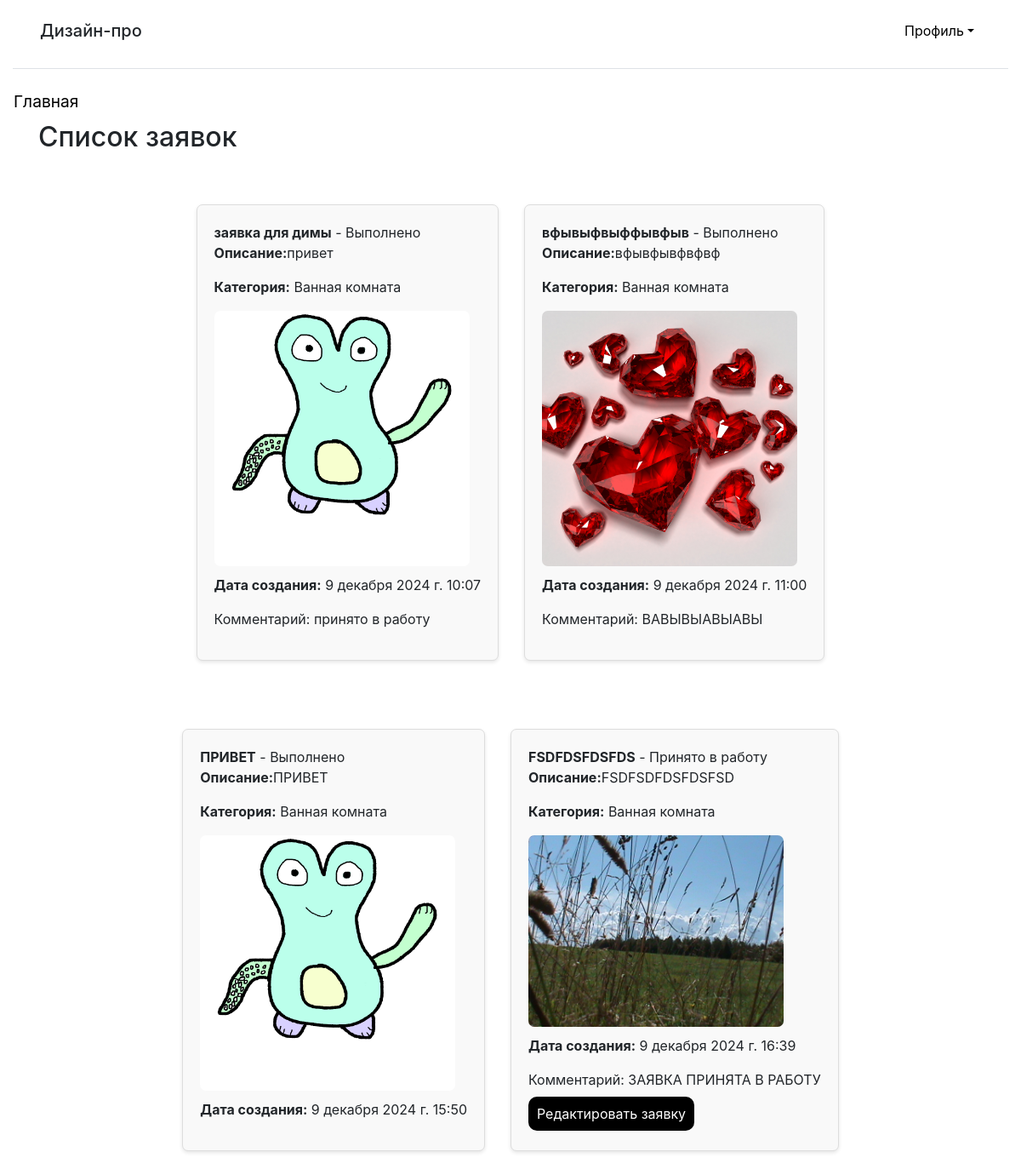
The app's page /requests/ (signed in) with its own data.
### main/models.py (models this page shows, shortened)
class CreateRequest(models.Model):
    STATUS_CHOICES = (
        ('new', 'Новая'),
        ('in_progress', 'Принято в работу'),
        ('completed', 'Выполнено'),
    )
    user = models.ForeignKey(AdvUser, on_delete=models.CASCADE, verbose_name='Пользователь')
    title = models.CharField(max_length=200, verbose_name='Название')
    description = models.TextField(verbose_name='Описание')
    category = models.ForeignKey(Category, on_delete=models.CASCADE, verbose_name='Категория')
    photo = models.ImageField(upload_to='photos/%Y/%m/%d/', verbose_name='Фото помещения', blank=True, null=True)
    timestamp = models.DateTimeField(auto_now_add=True, verbose_name='Временная метка')
    status = models.CharField(max_length=20, choices=STATUS_CHOICES, default='new', verbose_name='Статус')
    design_image = models.ImageField(upload_to='designs/%Y/%m/%d/', verbose_name='Изображение дизайна', blank=True,null=True)
    comment = models.TextField(verbose_name='Комментарий', blank=True, null=True)

class Category(models.Model):
    name = models.CharField(max_length=100, verbose_name='Категория', unique=True)
    def __str__(self):
        return self.name

### main/views.py (the view)
# urls.py: path('requests/', view_requests, name='view_requests'),
@login_required
def view_requests(request):
    if request.user.is_staff:
        requests = CreateRequest.objects.all()
    else:
        requests = CreateRequest.objects.filter(user=request.user)
    if request.method == 'POST':
        request_id = request.POST.get('request_id')
        request_obj = get_object_or_404(CreateRequest, id=request_id)
        form = ChangeStatusForm(request.POST, request.FILES, instance=request_obj)
        if form.is_valid():
            form.save()
            return redirect('main:view_requests')
    else:
        form = ChangeStatusForm()
    return render(request, 'main/view_requests.html', {'requests': requests, 'form': form})

### main/templates/main/view_requests.html (shortened to what this page needs)
{% extends "layout/basic.html" %}
{% load static %}
{% block content %}
<h2 style="margin-bottom: 30px">Список заявок</h2>
<ul class="request-list" style="display: flex; flex-wrap: wrap; justify-content: center; gap: 30px; list-style-type: none; padding: 0;">
    {% for request in requests %}
        <li class="request-item" style="max-width: 400px; background-color: #f9f9f9; border: 1px solid #ddd; border-radius: 7px; margin-top: 30px; padding: 20px; margin-bottom: 20px; box-shadow: 0 2px 4px rgba(0, 0, 0, 0.1);" >
            <strong>{{ request.title }}</strong> - {{ request.get_status_display }}
            <p><strong>Описание:</strong>{{ request.description }}</p>
            <p><strong>Категория:</strong> {{ request.category }}</p>
            {% if request.photo %}
                <img src="{{ request.photo.url }}" alt="{{ request.title }}" style="max-width: 300px; max-height: 400px; border-radius: 7px; margin-bottom: 10px;" class="request-photo" data-design-image="{% if request.design_image %}{{ request.design_image.url }}{% endif %}">
            {% endif %}
            <p><strong>Дата создания:</strong>  {{ request.timestamp }}</p>
            {% if request.comment %}
                <p>Комментарий: {{ request.comment }}</p>
            {% endif %}
            {% if user.is_staff and request.status != 'completed' %}
                <a href="{% url 'main:change_status' request.id %}" style="background-color: black; color: white; padding: 10px; border: none; border-radius: 10px;">Редактировать заявку</a>
            {% endif %}
        </li>
    {% endfor %}
</ul>
{% endblock %}

### records on screen
CreateRequest: title "заявка для димы", status "Выполнено", description "привет", category "Ванная комната", photo (picture), timestamp "9 декабря 2024 г. 10:07", comment "принято в работу"
CreateRequest: title "вфывыфвыффывфыв", status "Выполнено", description "вфывфывфвфвф", category "Ванная комната", photo (picture), timestamp "9 декабря 2024 г. 11:00", comment "ВАВЫВЫАВЫАВЫ"
CreateRequest: title "ПРИВЕТ", status "Выполнено", description "ПРИВЕТ", category "Ванная комната", photo (picture), timestamp "9 декабря 2024 г. 15:50"
CreateRequest: title "FSDFDSFDSFDS", status "Принято в работу", description "FSDFSDFDSFDSFSD", category "Ванная комната", photo (picture), timestamp "9 декабря 2024 г. 16:39", comment "ЗАЯВКА ПРИНЯТА В РАБОТУ", shows "Редактировать заявку"
